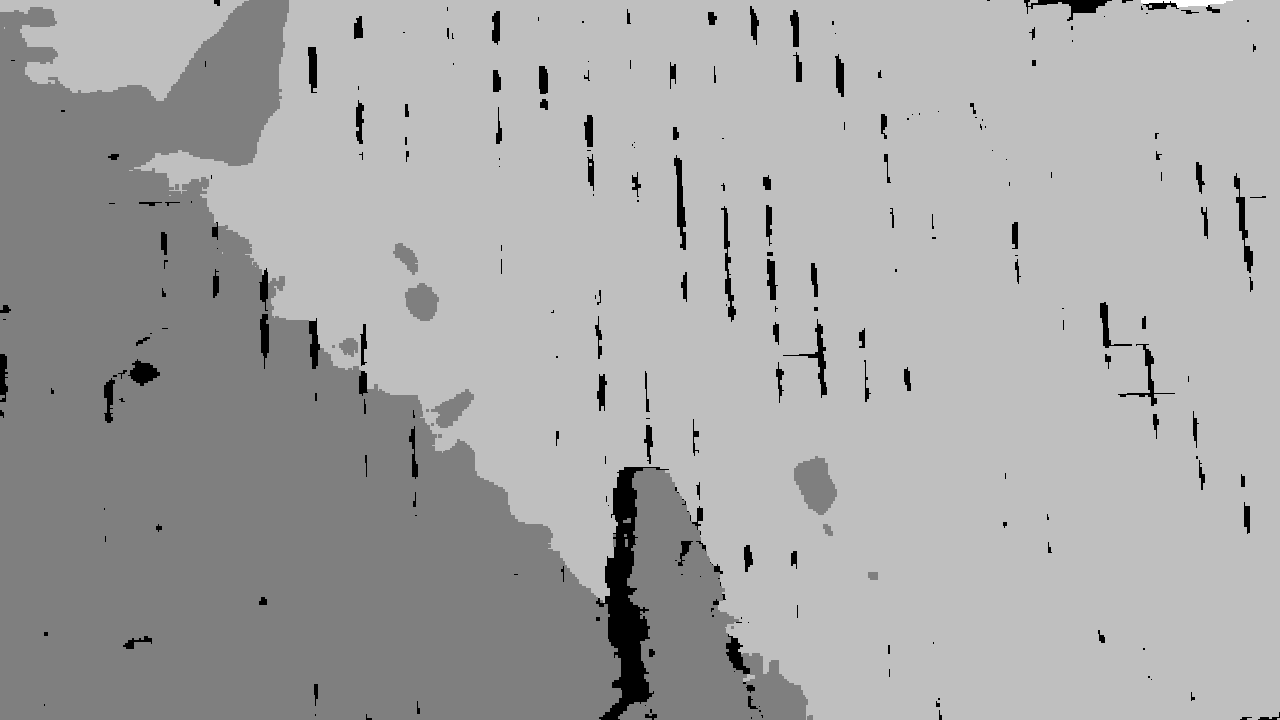
#> input picture data/depth_measure.png, 1280 x 720 px, found by its file name
$ python paper_figureDraw2.py
#> lines starting #> are read from the running program, lines starting #| are printed output that depends on the picture; after the words box and inside, x2 and y2 are one past the last pixel; in counts of white or black regions, pixels touching at a corner belong together; long printed decimals are rounded
### langgrasp/depth_optimizer.py
"""
使用捕获的真实depth来优化MOGE估计的depth,包含缩放平移和旋转(基于ICP),随后投影回深度图中。
我保留了两个实现,另一个在depth_optimizer_discard.py中,测试下来精度无明显区别icp需要2s,而Umeyama需要8s,由于代码是gpt写的,我没有深扣细节，也许还有优化的空间
"""
import numpy as np
import cv2
import open3d as o3d
import os
from typing import Tuple, Optional
os.environ["XDG_SESSION_TYPE"] = "x11"

def calculate_optimal_scale(gt_depth: np.ndarray, pred_depth: np.ndarray) -> float:
    """
    计算预测深度图相对于真实深度图的最佳缩放因子

    Args:
        gt_depth: 真实深度图
        pred_depth: 预测深度图

    Returns:
        scale: 最佳缩放因子
    """
    mask = (gt_depth > 0) & (pred_depth > 0)   # 有效像素掩码
    gt = gt_depth[mask].reshape(-1)
    pred = pred_depth[mask].reshape(-1)

    # 最小二乘求因子 scale
    scale = np.dot(gt, pred) / np.dot(pred, pred)
    print(f"最佳缩放因子: {scale:.6f}")
    return scale

def icp_pointcloud_registration(gt_depth: np.ndarray, pred_depth: np.ndarray,
                               color: np.ndarray, intrinsic: np.ndarray,
                               voxel_size: float = 0.01) -> Tuple[np.ndarray, o3d.geometry.PointCloud]:
    """
    使用ICP进行点云配准

    Args:
        gt_depth: 真实深度图
        pred_depth: 预测深度图（已缩放）
        color: RGB颜色图像
        intrinsic: 相机内参矩阵
        voxel_size: 下采样体素大小

    Returns:
        transformation: 4x4变换矩阵
        pcd_pred_transformed: 变换后的预测点云
    """
    # 创建Open3D相机内参
    intrinsic_o3d = o3d.camera.PinholeCameraIntrinsic(
        width=gt_depth.shape[1],
        height=gt_depth.shape[0],
        fx=intrinsic[0,0],
        fy=intrinsic[1,1],
        cx=intrinsic[0,2],
        cy=intrinsic[1,2],
    )

    # 创建点云
    depth_o3d_gt = o3d.geometry.Image(gt_depth.astype(np.uint16))
    depth_o3d_pred = o3d.geometry.Image(pred_depth.astype(np.uint16))
    color_o3d = o3d.geometry.Image(color)

    rgbd_gt = o3d.geometry.RGBDImage.create_from_color_and_depth(
        color_o3d, depth_o3d_gt, depth_scale=1000.0, depth_trunc=5000.0,
        convert_rgb_to_intensity=False)
    rgbd_pred = o3d.geometry.RGBDImage.create_from_color_and_depth(
        color_o3d, depth_o3d_pred, depth_scale=1000.0, depth_trunc=5000.0,
        convert_rgb_to_intensity=False)

    pcd_gt = o3d.geometry.PointCloud.create_from_rgbd_image(rgbd_gt, intrinsic_o3d)
    pcd_pred = o3d.geometry.PointCloud.create_from_rgbd_image(rgbd_pred, intrinsic_o3d)

    # 下采样点云以提高ICP效率
    pcd_gt_down = pcd_gt.voxel_down_sample(voxel_size=voxel_size)
    pcd_pred_down = pcd_pred.voxel_down_sample(voxel_size=voxel_size)

    # 估计法线
    pcd_gt_down.estimate_normals(search_param=o3d.geometry.KDTreeSearchParamHybrid(radius=0.1, max_nn=30))
    pcd_pred_down.estimate_normals(search_param=o3d.geometry.KDTreeSearchParamHybrid(radius=0.1, max_nn=30))

    # 执行ICP配准
    print("正在进行ICP配准...")
    threshold = 0.02  # 匹配距离阈值
    trans_init = np.eye(4)  # 初始变换矩阵

    # 点对点ICP
    reg_p2p = o3d.pipelines.registration.registration_icp(
        pcd_pred_down, pcd_gt_down, threshold, trans_init,
        o3d.pipelines.registration.TransformationEstimationPointToPoint())

    # 点对面ICP（通常更精确）
    reg_p2l = o3d.pipelines.registration.registration_icp(
        pcd_pred_down, pcd_gt_down, threshold, trans_init,
        o3d.pipelines.registration.TransformationEstimationPointToPlane())

    # 选择较好的结果
    if reg_p2l.fitness > reg_p2p.fitness:
        transformation = reg_p2l.transformation
        print("使用点对面ICP结果")
    else:
        transformation = reg_p2p.transformation
        print("使用点对点ICP结果")

    print("变换矩阵:")
    print(transformation)
    print(f"配准分数 (fitness): {max(reg_p2p.fitness, reg_p2l.fitness):.6f}")
    print(f"均方误差 (inlier_rmse): {min(reg_p2p.inlier_rmse, reg_p2l.inlier_rmse):.6f}")

    # 应用变换到原始预测点云
    pcd_pred_transformed = pcd_pred.transform(transformation)

    return transformation, pcd_pred_transformed

# [99 lines left out: functions pointcloud_to_depth, fill_depth_holes, not called in this run]

def optimize_depth_map(gt_depth: np.ndarray, pred_depth: np.ndarray,
                      color_rgb: np.ndarray, intrinsic: np.ndarray,
                      voxel_size: float = 0.01) -> np.ndarray:
    """
    主函数：优化深度图

    Args:
        gt_depth: 真实深度图
        pred_depth: 预测深度图
        color_rgb: RGB颜色图像
        intrinsic: 相机内参矩阵
        voxel_size: ICP下采样体素大小

    Returns:
        optimized_depth: 优化后的深度图 (uint16)
    """
    print("=== 开始深度图优化 ===")

    # 1. 计算缩放因子
    scale = calculate_optimal_scale(gt_depth, pred_depth)
    pred_depth_scaled = pred_depth * scale

    # 2. ICP点云配准
    transformation, pcd_pred_transformed = icp_pointcloud_registration(
        gt_depth, pred_depth_scaled, color_rgb, intrinsic, voxel_size)

    # 3. 点云重投影为深度图
    print("将点云重投影为深度图...")
    depth_optimized = pointcloud_to_depth(pcd_pred_transformed, intrinsic,
                                         gt_depth.shape[1], gt_depth.shape[0])

    # 4. 孔洞填充
    depth_optimized_filled = fill_depth_holes(depth_optimized)

    # 5. 计算误差改善
    calculate_error_improvement(gt_depth, pred_depth_scaled, depth_optimized_filled)

    return depth_optimized_filled.astype(np.uint16)

# [160 lines left out: functions calculate_error_improvement, visualize_depth_comparison, not called in this run]


# [41 lines that do not run on import are left out]

### scripts/paper_figureDraw2.py
import os
import cv2
import numpy as np
from langgrasp.depth_optimizer import optimize_depth_map, calculate_optimal_scale, visualize_depth_comparison
os.environ["XDG_SESSION_TYPE"] = "x11"
os.environ["__NV_PRIME_RENDER_OFFLOAD"] = "1"
os.environ["__GLX_VENDOR_LIBRARY_NAME"] = "nvidia"
# 数据路径
data_dir = "/root/host_share/LangGrasp/data/"

# 相机内参
intrinsic = np.array([
    [896.4105731015486, 0.0, 646.5148650122112],
    [0.0, 895.8013693817877, 374.5274283245406],
    [0.0, 0.0, 1.0]
])

# 读取图像数据
print("读取图像数据...")
depth_gt = cv2.imread(data_dir + "depth_measure.png", cv2.IMREAD_UNCHANGED).astype(np.float32)
#> depth_gt: shape (720, 1280) float32; min 0, max 1163, mean 775.4
depth_pred = cv2.imread(data_dir + "depth_infer.png", cv2.IMREAD_UNCHANGED).astype(np.float32)
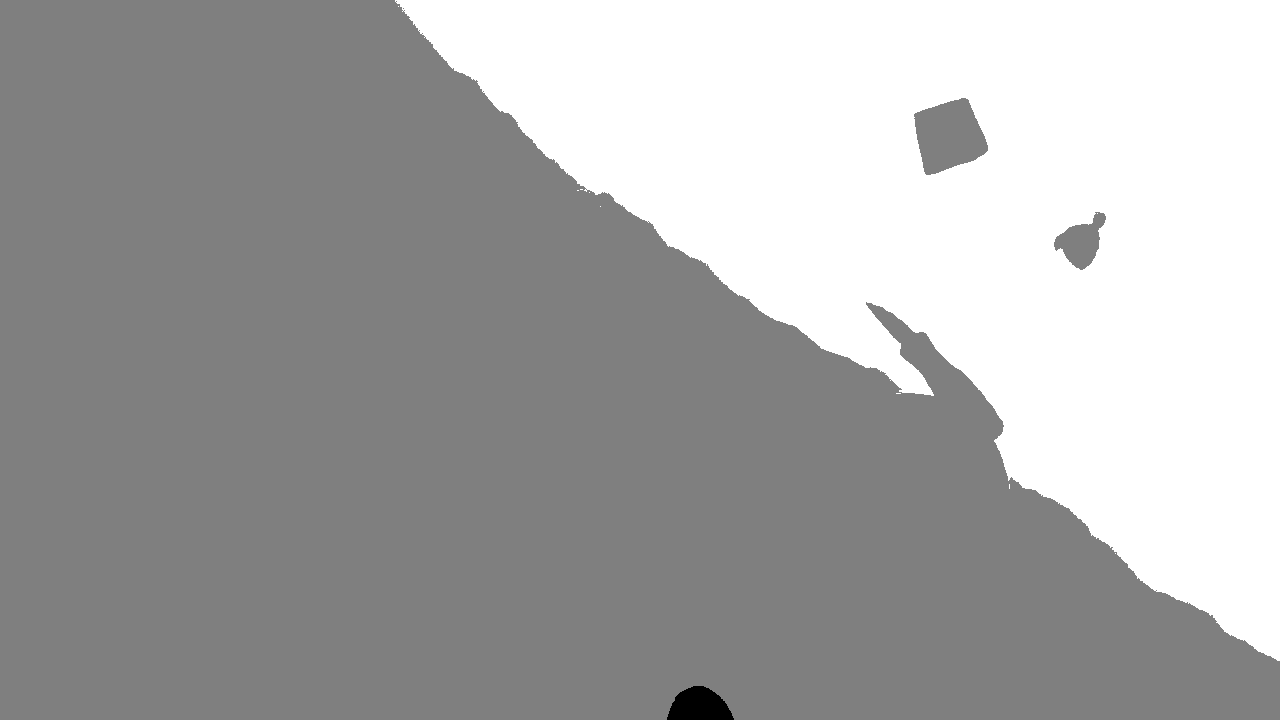
#> input picture data/depth_infer.png, 1280 x 720 px, found by its file name
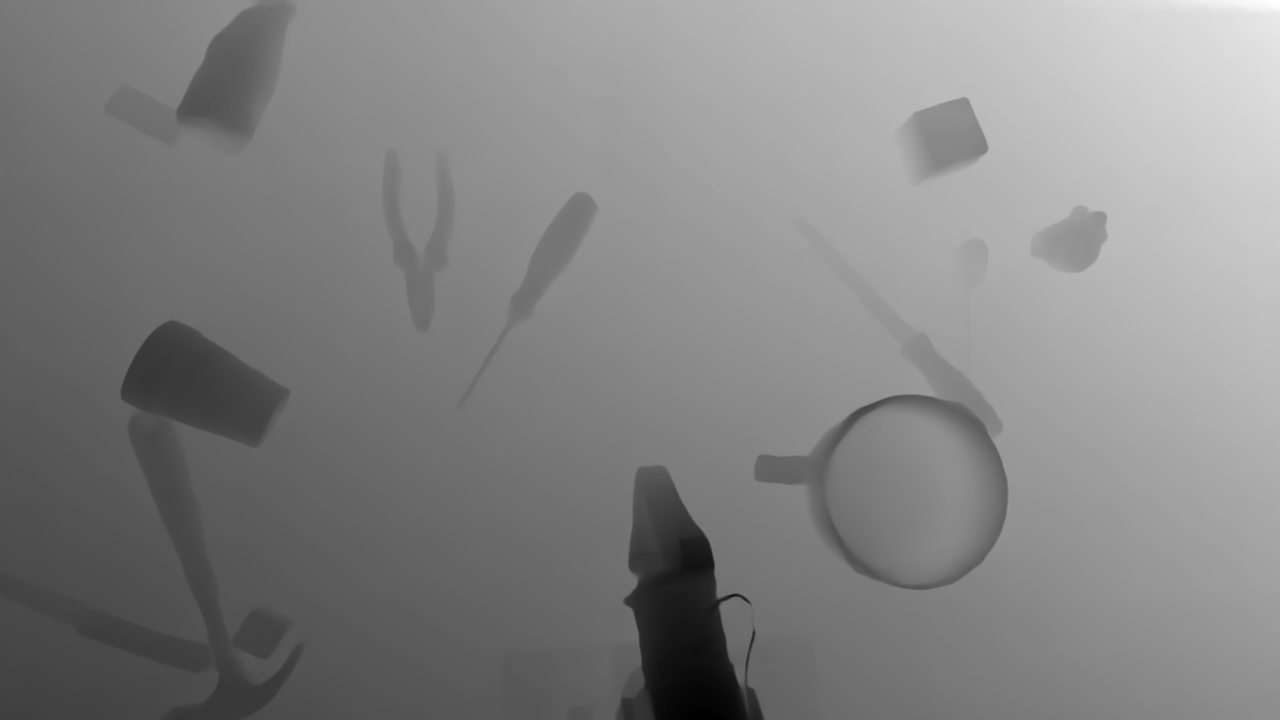
#> depth_pred: shape (720, 1280) float32; min 753, max 1212, mean 990.1; drawn with min black and max white

color_bgr = cv2.imread(data_dir + "color.png")
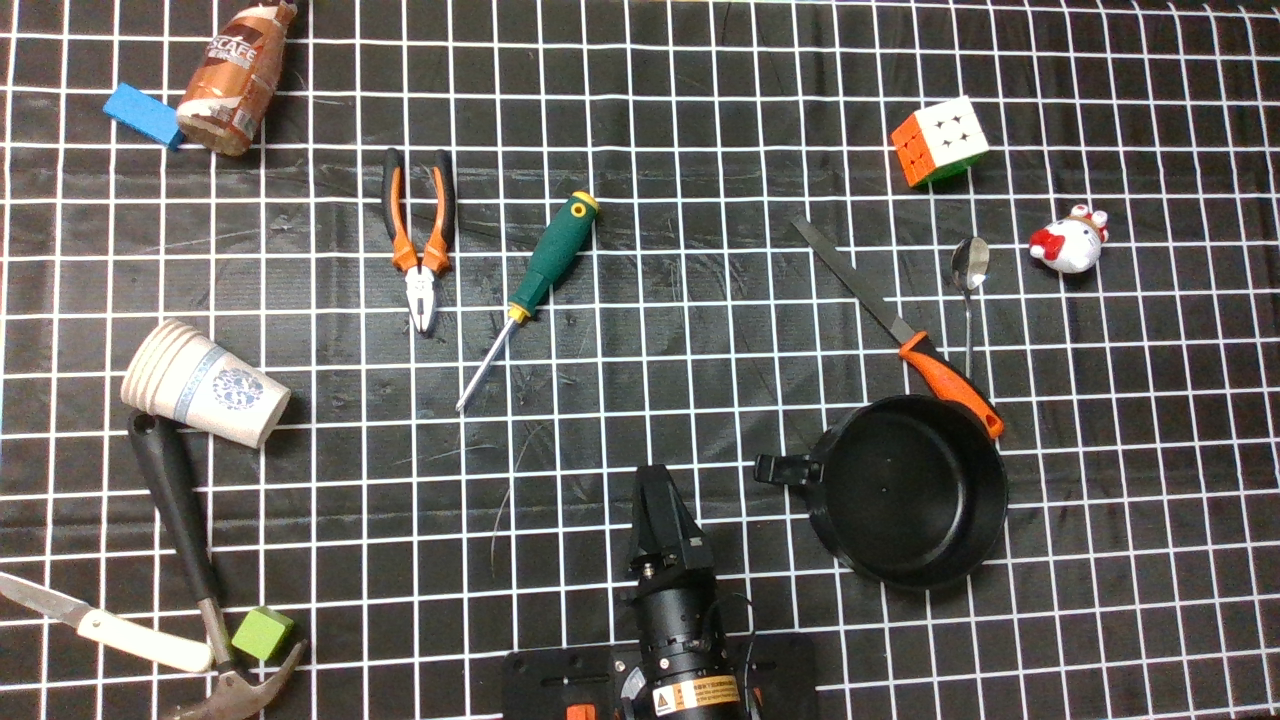
#> input picture data/color.png, 1280 x 720 px, found by its file name
#> color_bgr is the input picture: shape (720, 1280, 3); mean B, G, R 98.1, 101.8, 105.1
color_rgb = cv2.cvtColor(color_bgr, cv2.COLOR_BGR2RGB)

print(f"深度图尺寸: {depth_gt.shape}")
#| 深度图尺寸: (720, 1280)
print(f"颜色图尺寸: {color_rgb.shape}")
#| 颜色图尺寸: (720, 1280, 3)

# 优化深度图
import time
start = time.time()
depth_optimized = optimize_depth_map(depth_gt, depth_pred, color_rgb, intrinsic)
#> in calculate_optimal_scale, `mask = (gt_depth > 0) & (pred_depth > 0)`:
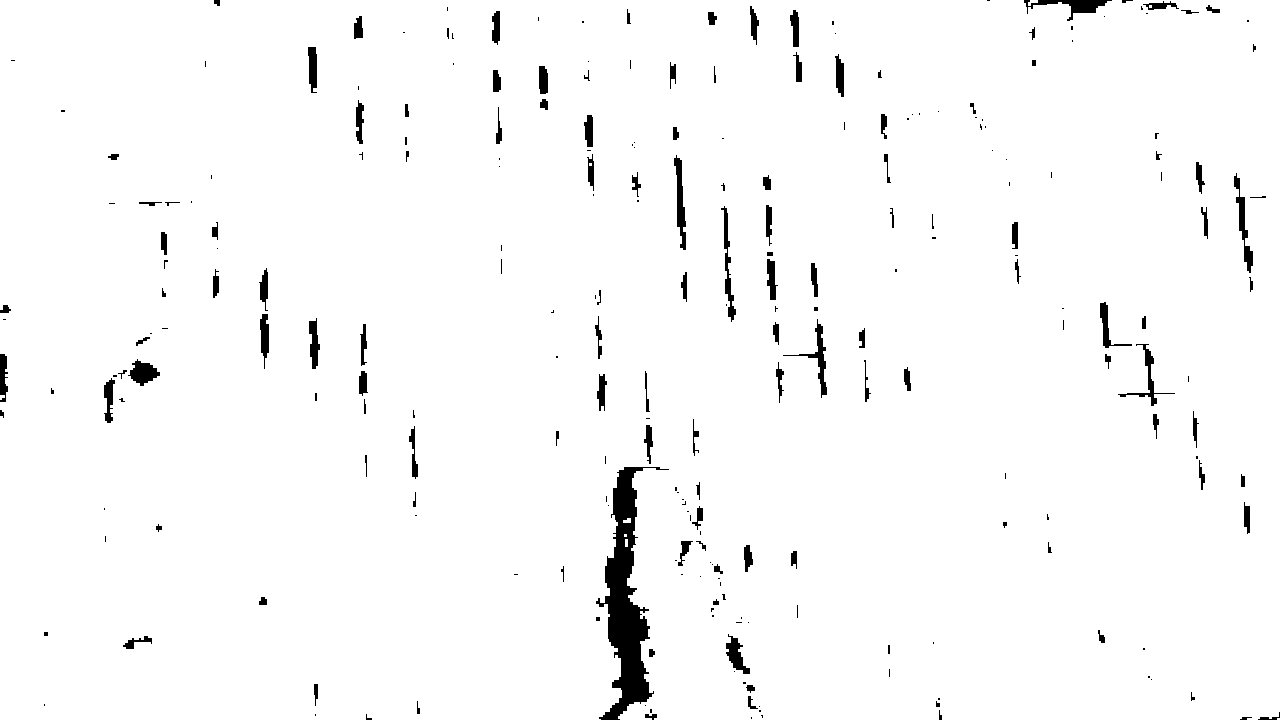
#> mask: shape (720, 1280) bool; 97.5% white; 255 black regions (133 under 20 px), largest, box (x1, y1, x2, y2) and area: (596, 467, 669, 720) 6275, (1024, 0, 1112, 21) 612, (674, 155, 686, 250) 565
#> in calculate_optimal_scale, `scale = np.dot(gt, pred) / np.dot(pred, pred)`: scale = 0.803
#| 最佳缩放因子: 0.8032
#> (the run stopped early here; a loop or call above may not have finished)
